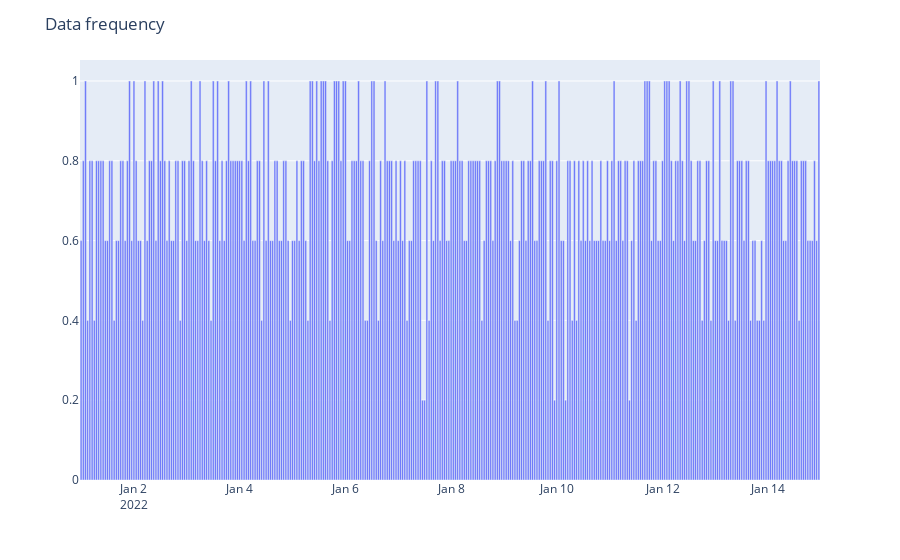

This figure's notebook cell:
### Code cell
fig = EDA_missingness.bar(df, sampling_freq='h')
fig.show()

### Figure 1 — Plotly figure (JSON) as saved in the notebook; plotly's stock layout.template omitted (floating-point values rounded to 4 significant figures; data arrays with more than 128 entries replaced by an {"elided": "..."} marker saying what was removed)
{"data": [{"alignmentgroup": "True", "hovertemplate": "variable=0<br>index=%{x}<br>value=%{y}<extra></extra>", "legendgroup": "0", "marker": {"color": "#636efa", "pattern": {"shape": ""}}, "name": "0", "offsetgroup": "0", "orientation": "v", "showlegend": true, "textposition": "auto", "type": "bar", "x": {"elided": "336 str values"}, "xaxis": "x", "y": {"elided": "336 float values"}, "yaxis": "y"}], "layout": {"autosize": true, "barmode": "relative", "legend": {"title": {"text": "variable"}, "tracegroupgap": 0}, "margin": {"t": 60}, "showlegend": false, "title": {"text": "Data frequency"}, "xaxis": {"anchor": "y", "autorange": true, "domain": [0, 1], "range": ["2021-12-31 23:30", "2022-01-14 23:30"], "title": {"text": ""}, "type": "date"}, "yaxis": {"anchor": "x", "autorange": true, "domain": [0, 1], "range": [0, 1.053], "title": {"text": ""}, "type": "linear"}}}
